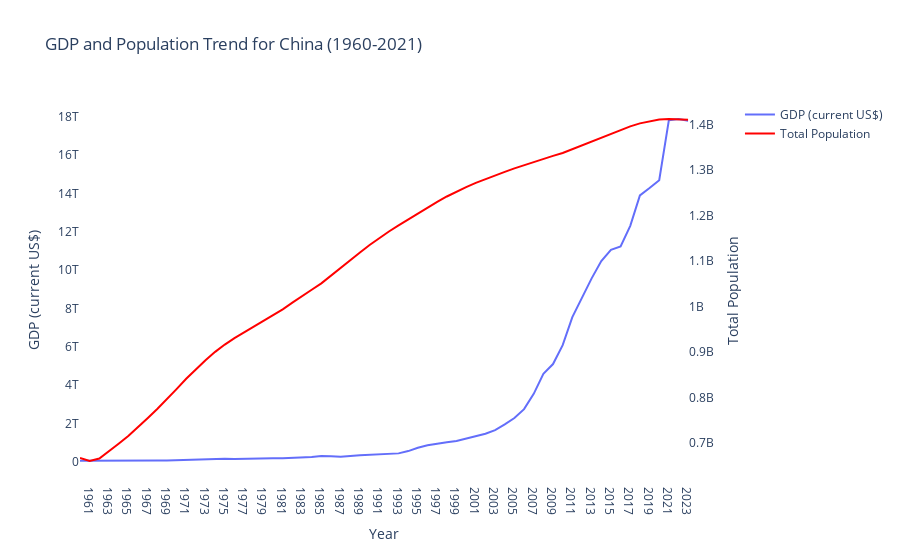

This figure's notebook cell:
### Code cell
#China's Total Population vs GDP (1960-2023)

import plotly.graph_objects as go
from plotly.subplots import make_subplots

indicator_gdp = {"NY.GDP.MKTP.CD": "GDP (current US$)"}
indicator_pop = {"SP.POP.TOTL": "Total Population"}

gdp_data = wbdata.get_dataframe(indicator_gdp, country = "CHN", date = (pd.to_datetime('1960-01-01'), pd.to_datetime('2023-12-31')))
population_data = wbdata.get_dataframe(indicator_pop, country="CHN", date = (pd.to_datetime('1960-01-01'), pd.to_datetime('2023-12-31')))

merged_data = pd.merge(gdp_data, population_data, left_index=True, right_index = True, how = 'inner')
merged_data = merged_data.reset_index()

fig = make_subplots(specs = [[{"secondary_y": True}]])

fig.add_trace(
    go.Scatter(
        x = merged_data["date"],
        y = merged_data["GDP (current US$)"],
        mode = "lines",
        name = "GDP (current US$)",
    ),
    secondary_y = False,
)

fig.add_trace(
    go.Scatter(
        x = merged_data["date"],
        y = merged_data["Total Population"],
        mode = "lines",
        name = "Total Population",
        line = dict(color = "red"),  
    ),
    secondary_y=True,
)

fig.update_layout(
    title = "GDP and Population Trend for China (1960-2021)",
    xaxis_title = "Year",
    plot_bgcolor = "white",  
    paper_bgcolor = "white",  
)

fig.update_xaxes(autorange="reversed")
fig.update_yaxes(title_text="GDP (current US$)", secondary_y = False)
fig.update_yaxes(title_text="Total Population", secondary_y = True)

fig.show()
